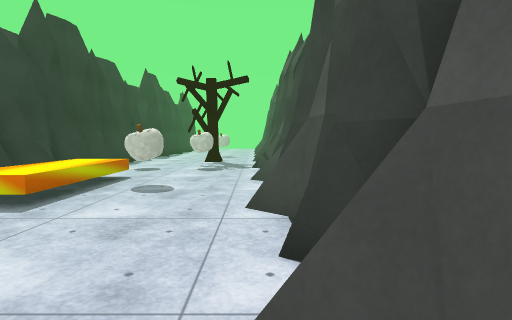
View 1 (above)

14 first-person views from a walk through a scene from a Unity 3-D project. The camera is 1.2 m above the floor, tilts 4° down and sees 80° across. The floor is counted in squares, 1 m on a side. Each view is taken from the middle of a square. On the plan, view 1 faces up. The plan holds only what a view shows up to about 13 squares ahead; the rest is blank. The place goes on beyond the plan. Some surface patterns are stand-ins.

View 2
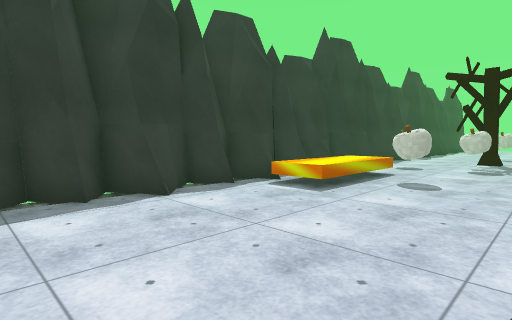

View 3
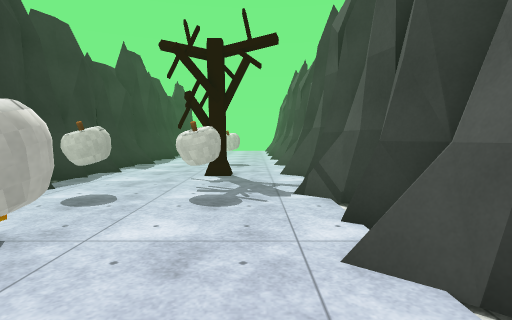

View 4
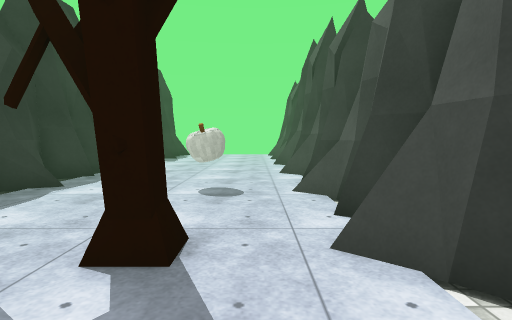

View 5
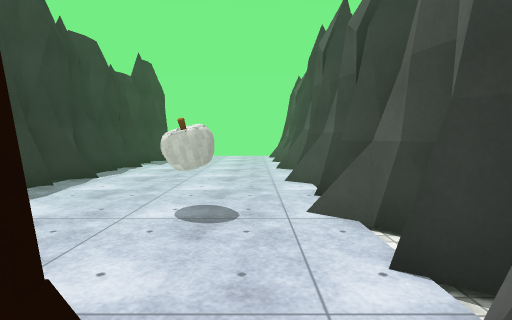

View 6
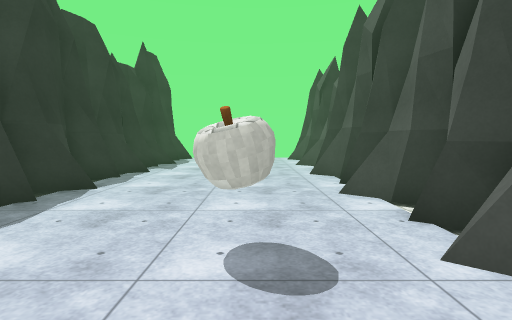

View 7
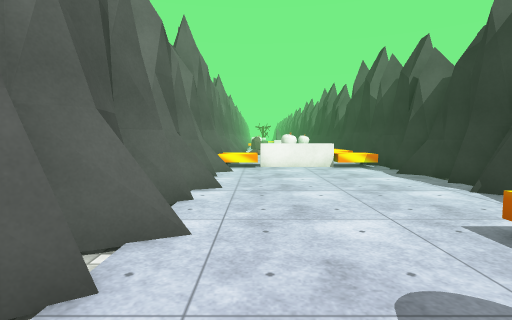

View 8
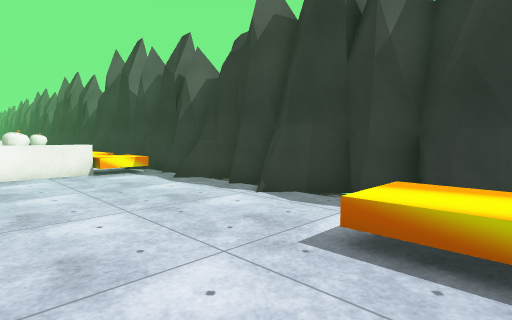

View 9
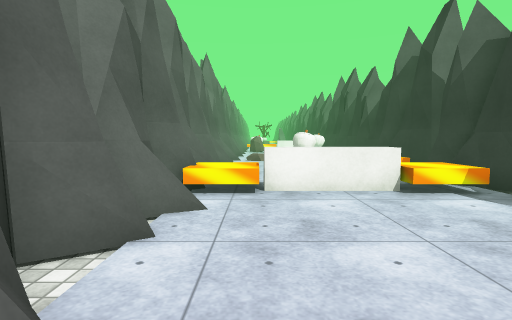

View 10
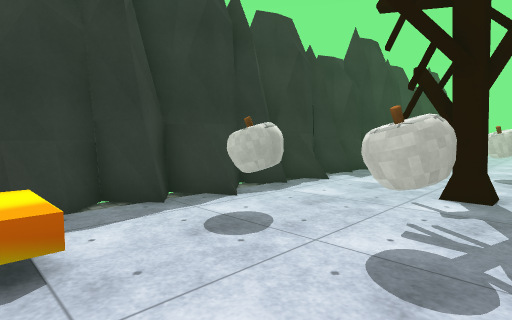

View 11
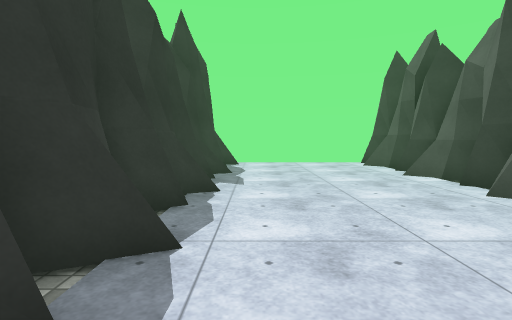

View 12
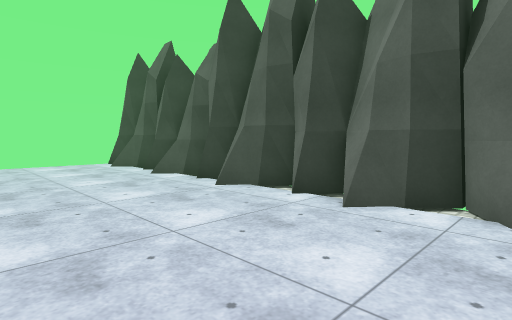

View 13
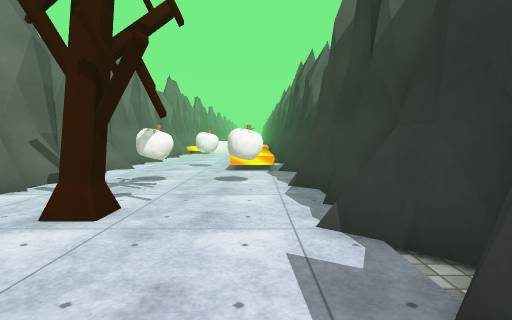

View 14
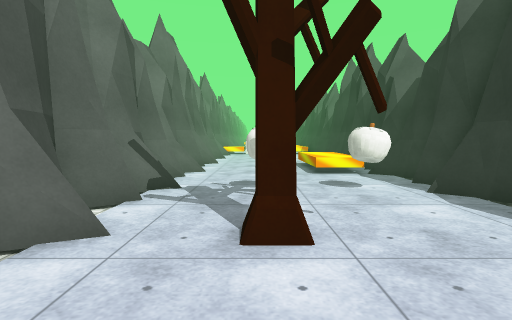

### Floor plan
Key: @ floor where view 1 was taken; # wall or solid block; . floor; = window, fence, low wall or low ledge; ≈ liquid the walk keeps out of; ^ raised ledge; T tree; O other object.
Columns run from 7 left of view 1 to 2 right of it. Each row starts with its distance up from view 1.
 30 #.......#
 29 #.......#
 28 #=......#
 27 #......=##
 26 #........#
 25 #.......##
 24 #=.....=#
 23 #.......#
 22 #.......#
 21 #=...O..#
 20 #......=#
 19 #.......#
 18 #.......#
 17 #=......#
 16 #...TT.=#
 15 #.......#
 14 #.......#
 13 #=O..O.=#
 12 #.......#
 11 #.......#
 10 #.......#
  9 #.≈≈...=#
  8 #.≈≈O...#
  7 #.≈≈....#
  6 #.≈≈....#
  5 #......=#
  4 #.......#
  3 #.......#
  2 #=.....=#
  1 #.......#
  0 #......@#
 -1 #=......#
 -2 #......=#
 -3 #.......#
 -4 #≈≈^^^^≈#
 -5 #=≈   ≈≈#
 -6 #=     =#

Where each view was taken, in squares from view 1:
view 1: 0 up, 0 right, facing up
view 2: 1 down, 0 right, facing up-left
view 3: 6 up, 1 left, facing up
view 4: 13 up, 1 left, facing up
view 5: 15 up, 1 left, facing up
view 6: 17 up, 2 left, facing up
view 7: 9 up, 1 left, facing down
view 8: 7 up, 1 left, facing down-left
view 9: 3 up, 1 left, facing down
view 10: 9 up, 1 left, facing up-left
view 11: 21 up, 5 left, facing up
view 12: 21 up, 5 left, facing up-right
view 13: 21 up, 5 left, facing down
view 14: 20 up, 2 left, facing down
